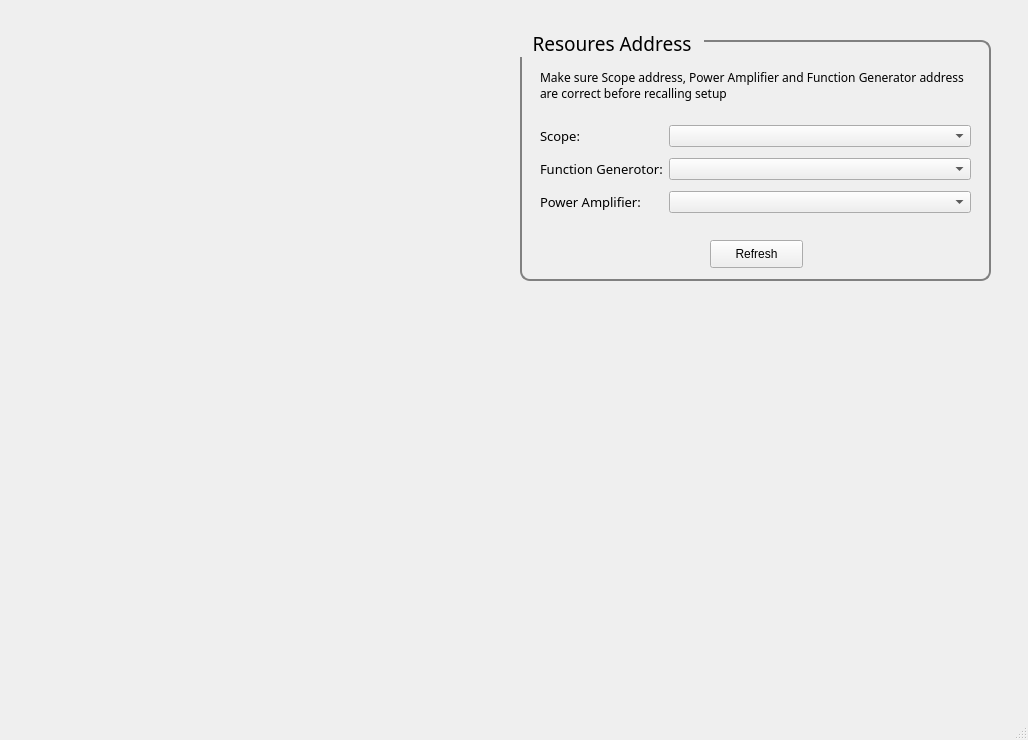
<?xml version="1.0" encoding="UTF-8"?>
<ui version="4.0">
 <class>MainWindow</class>
 <widget class="QMainWindow" name="MainWindow">
  <property name="geometry">
   <rect>
    <x>0</x>
    <y>0</y>
    <width>1028</width>
    <height>740</height>
   </rect>
  </property>
  <property name="windowTitle">
   <string>MainWindow</string>
  </property>
  <widget class="QWidget" name="Resource_QWidget">
   <widget class="QGroupBox" name="Resource_group">
    <property name="geometry">
     <rect>
      <x>520</x>
      <y>30</y>
      <width>471</width>
      <height>251</height>
     </rect>
    </property>
    <property name="font">
     <font>
      <family>Ebrima</family>
      <pointsize>14</pointsize>
     </font>
    </property>
    <property name="styleSheet">
     <string notr="true">QGroupBox {
    border: 1.5px solid gray;
    border-radius: 10px;
    padding: 10px;  /* 增加內邊距，讓內容與邊框保持距離 */
    margin-top: 10px;  /* 確保標題與內容之間有適當距離 */
}
QGroupBox::title {
    subcontrol-origin: margin;
    subcontrol-position: top left;  /* 調整標題的位置 */
    padding: 0 10px;  /* 給標題添加左右間距 */
}
</string>
    </property>
    <property name="title">
     <string>Resoures Address</string>
    </property>
    <widget class="QLabel" name="address_illustrate">
     <property name="geometry">
      <rect>
       <x>20</x>
       <y>40</y>
       <width>431</width>
       <height>31</height>
      </rect>
     </property>
     <property name="font">
      <font>
       <family>Ebrima</family>
      </font>
     </property>
     <property name="text">
      <string>Make sure Scope address, Power Amplifier and Function Generator address are correct before recalling setup</string>
     </property>
     <property name="wordWrap">
      <bool>true</bool>
     </property>
    </widget>
    <widget class="QWidget" name="layoutWidget">
     <property name="geometry">
      <rect>
       <x>20</x>
       <y>90</y>
       <width>431</width>
       <height>101</height>
      </rect>
     </property>
     <layout class="QGridLayout" name="gridLayout" columnstretch="0,1">
      <item row="0" column="0">
       <widget class="QLabel" name="scope">
        <property name="font">
         <font>
          <family>Ebrima</family>
          <pointsize>10</pointsize>
         </font>
        </property>
        <property name="text">
         <string>Scope:</string>
        </property>
       </widget>
      </item>
      <item row="0" column="1">
       <widget class="QComboBox" name="Scope_address"/>
      </item>
      <item row="1" column="0">
       <widget class="QLabel" name="FG">
        <property name="font">
         <font>
          <family>Ebrima</family>
          <pointsize>10</pointsize>
         </font>
        </property>
        <property name="text">
         <string>Function Generotor:</string>
        </property>
       </widget>
      </item>
      <item row="1" column="1">
       <widget class="QComboBox" name="FG_address"/>
      </item>
      <item row="2" column="0">
       <widget class="QLabel" name="amp">
        <property name="font">
         <font>
          <family>Ebrima</family>
          <pointsize>10</pointsize>
         </font>
        </property>
        <property name="text">
         <string>Power Amplifier:</string>
        </property>
       </widget>
      </item>
      <item row="2" column="1">
       <widget class="QComboBox" name="Amp_address"/>
      </item>
     </layout>
    </widget>
    <widget class="QPushButton" name="adddress_refresh">
     <property name="geometry">
      <rect>
       <x>190</x>
       <y>210</y>
       <width>93</width>
       <height>28</height>
      </rect>
     </property>
     <property name="text">
      <string>Refresh</string>
     </property>
    </widget>
   </widget>
  </widget>
  <widget class="QMenuBar" name="menubar">
   <property name="geometry">
    <rect>
     <x>0</x>
     <y>0</y>
     <width>1028</width>
     <height>25</height>
    </rect>
   </property>
  </widget>
  <widget class="QStatusBar" name="statusbar"/>
 </widget>
 <resources/>
 <connections/>
</ui>
